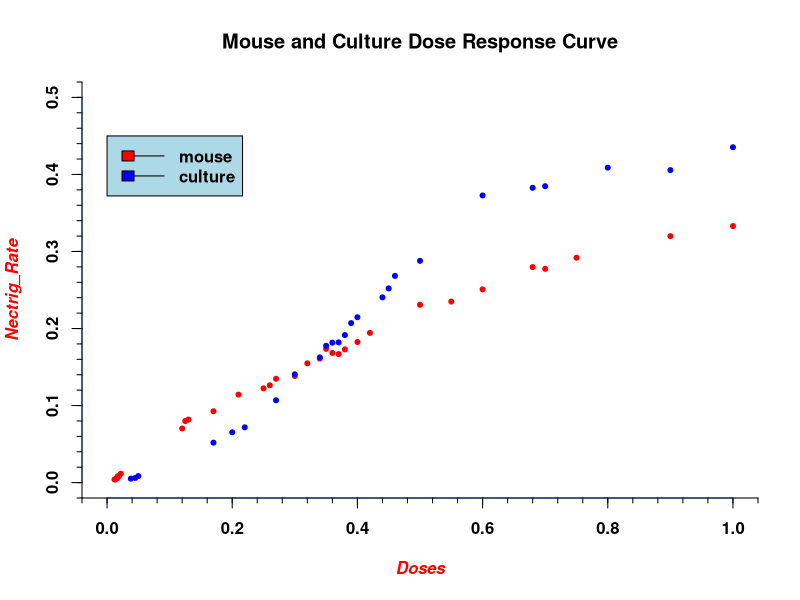

This chart was generated by the following R code:
library(Hmisc)

mouse_doses <- c(0.012, 0.013, 0.015, 0.016, 0.017, 0.019, 0.022, 0.120, 0.125, 0.130, 0.170, 0.210, 0.250, 0.260, 0.270, 0.300, 0.320, 0.340, 0.350, 0.360, 0.370, 0.380, 0.400, 0.420, 0.500, 0.550, 0.600, 0.680, 0.700, 0.750, 0.900, 1.000)
mouse_response <- c(0.003940476, 0.004273810, 0.004952381, 0.005880952, 0.008190476, 0.008273810, 0.011523810, 0.070261905, 0.079863095, 0.081797619, 0.092595238, 0.114226190, 0.122345238, 0.126303571, 0.134761905, 0.138357143, 0.154803571, 0.160976190, 0.173535714, 0.168285714, 0.166833333, 0.172869048, 0.182500000, 0.194375000, 0.230785714, 0.234952381, 0.250791667, 0.279767857, 0.277488095, 0.291916667, 0.319916667, 0.332970238)
culture_doses <- c(0.038, 0.045, 0.050, 0.170, 0.200, 0.220, 0.270, 0.300, 0.340, 0.350, 0.360, 0.370, 0.380, 0.390, 0.400, 0.440, 0.450, 0.460, 0.500, 0.600, 0.680, 0.700, 0.800, 0.900, 1.000)
culture_response <- c(0.005119048, 0.006023810, 0.008464286, 0.051809524, 0.065309524, 0.071726190, 0.106851190, 0.140535714, 0.162523810, 0.177630952, 0.181666667, 0.182047619, 0.191488095, 0.207047619, 0.214642857, 0.240476190, 0.252059524, 0.268297619, 0.287845238, 0.372708333, 0.382678571, 0.384726190, 0.408797619, 0.405619048, 0.435285714)


plot(mouse_response ~ mouse_doses, pch=20, col="red", axes = F, main = "Mouse and Culture Dose Response Curve", xlab = "", ylab = "", xlim = c(0, 1), ylim = c(0, 0.50))
points(culture_response ~ culture_doses, pch=20, col="blue")

axis(1, col="dodgerblue", col.ticks="black", col.axis="Black", font = 2, cex.axis=1)
axis(2, col="dodgerblue", col.ticks="black", col.axis="black", font = 2, cex.axis=1)
mtext("Doses", side=1, line=3, col="red", cex=1, font=4)
mtext("Nectrig_Rate", side=2, line=3, col="red", cex=1, font = 4)

minor.tick(nx=5, ny=5, tick.ratio=0.5)
legend(0, 0.45, c("mouse", "culture"), c("red", "blue"), cex=1, text.font=2, lty = c(1, 1), bg='lightblue')
